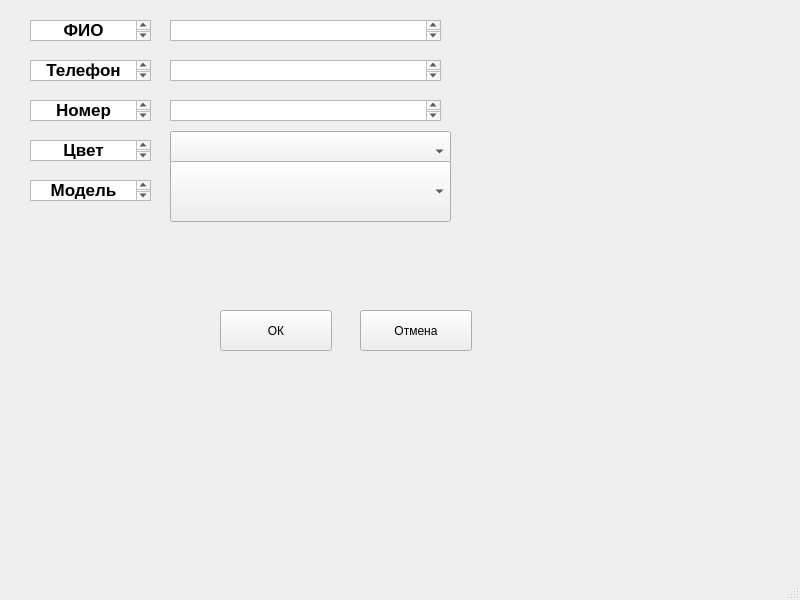
<?xml version="1.0" encoding="UTF-8"?>
<ui version="4.0">
 <class>TapTaxi</class>
 <widget class="QMainWindow" name="TapTaxi">
  <property name="geometry">
   <rect>
    <x>0</x>
    <y>0</y>
    <width>800</width>
    <height>600</height>
   </rect>
  </property>
  <property name="windowTitle">
   <string>TapTaxi</string>
  </property>
  <widget class="QWidget" name="centralwidget">
   <widget class="QPushButton" name="pushButton">
    <property name="geometry">
     <rect>
      <x>360</x>
      <y>310</y>
      <width>112</width>
      <height>41</height>
     </rect>
    </property>
    <property name="text">
     <string>Отмена</string>
    </property>
   </widget>
   <widget class="QPushButton" name="pushButton_2">
    <property name="geometry">
     <rect>
      <x>220</x>
      <y>310</y>
      <width>112</width>
      <height>41</height>
     </rect>
    </property>
    <property name="text">
     <string>ОК</string>
    </property>
   </widget>
   <widget class="QTextEdit" name="textEdit">
    <property name="geometry">
     <rect>
      <x>30</x>
      <y>20</y>
      <width>121</width>
      <height>21</height>
     </rect>
    </property>
    <property name="html">
     <string>&lt;!DOCTYPE HTML PUBLIC &quot;-//W3C//DTD HTML 4.0//EN&quot; &quot;http://www.w3.org/TR/REC-html40/strict.dtd&quot;&gt;
&lt;html&gt;&lt;head&gt;&lt;meta name=&quot;qrichtext&quot; content=&quot;1&quot; /&gt;&lt;style type=&quot;text/css&quot;&gt;
p, li { white-space: pre-wrap; }
&lt;/style&gt;&lt;/head&gt;&lt;body style=&quot; font-family:'.AppleSystemUIFont'; font-size:13pt; font-weight:400; font-style:normal;&quot;&gt;
&lt;p align=&quot;center&quot; style=&quot; margin-top:0px; margin-bottom:0px; margin-left:0px; margin-right:0px; -qt-block-indent:0; text-indent:0px;&quot;&gt;&lt;span style=&quot; font-weight:600;&quot;&gt;ФИО&lt;/span&gt;&lt;/p&gt;&lt;/body&gt;&lt;/html&gt;</string>
    </property>
   </widget>
   <widget class="QTextEdit" name="textEdit_2">
    <property name="geometry">
     <rect>
      <x>30</x>
      <y>100</y>
      <width>121</width>
      <height>21</height>
     </rect>
    </property>
    <property name="html">
     <string>&lt;!DOCTYPE HTML PUBLIC &quot;-//W3C//DTD HTML 4.0//EN&quot; &quot;http://www.w3.org/TR/REC-html40/strict.dtd&quot;&gt;
&lt;html&gt;&lt;head&gt;&lt;meta name=&quot;qrichtext&quot; content=&quot;1&quot; /&gt;&lt;style type=&quot;text/css&quot;&gt;
p, li { white-space: pre-wrap; }
&lt;/style&gt;&lt;/head&gt;&lt;body style=&quot; font-family:'.AppleSystemUIFont'; font-size:13pt; font-weight:400; font-style:normal;&quot;&gt;
&lt;p align=&quot;center&quot; style=&quot; margin-top:0px; margin-bottom:0px; margin-left:0px; margin-right:0px; -qt-block-indent:0; text-indent:0px;&quot;&gt;&lt;span style=&quot; font-weight:600;&quot;&gt;Номер Машины&lt;/span&gt;&lt;/p&gt;&lt;/body&gt;&lt;/html&gt;</string>
    </property>
   </widget>
   <widget class="QTextEdit" name="textEdit_3">
    <property name="geometry">
     <rect>
      <x>30</x>
      <y>60</y>
      <width>121</width>
      <height>21</height>
     </rect>
    </property>
    <property name="html">
     <string>&lt;!DOCTYPE HTML PUBLIC &quot;-//W3C//DTD HTML 4.0//EN&quot; &quot;http://www.w3.org/TR/REC-html40/strict.dtd&quot;&gt;
&lt;html&gt;&lt;head&gt;&lt;meta name=&quot;qrichtext&quot; content=&quot;1&quot; /&gt;&lt;style type=&quot;text/css&quot;&gt;
p, li { white-space: pre-wrap; }
&lt;/style&gt;&lt;/head&gt;&lt;body style=&quot; font-family:'.AppleSystemUIFont'; font-size:13pt; font-weight:400; font-style:normal;&quot;&gt;
&lt;p align=&quot;center&quot; style=&quot; margin-top:0px; margin-bottom:0px; margin-left:0px; margin-right:0px; -qt-block-indent:0; text-indent:0px;&quot;&gt;&lt;span style=&quot; font-weight:600;&quot;&gt;Телефон&lt;/span&gt;&lt;/p&gt;&lt;/body&gt;&lt;/html&gt;</string>
    </property>
   </widget>
   <widget class="QTextEdit" name="textEdit_4">
    <property name="geometry">
     <rect>
      <x>30</x>
      <y>140</y>
      <width>121</width>
      <height>21</height>
     </rect>
    </property>
    <property name="html">
     <string>&lt;!DOCTYPE HTML PUBLIC &quot;-//W3C//DTD HTML 4.0//EN&quot; &quot;http://www.w3.org/TR/REC-html40/strict.dtd&quot;&gt;
&lt;html&gt;&lt;head&gt;&lt;meta name=&quot;qrichtext&quot; content=&quot;1&quot; /&gt;&lt;style type=&quot;text/css&quot;&gt;
p, li { white-space: pre-wrap; }
&lt;/style&gt;&lt;/head&gt;&lt;body style=&quot; font-family:'.AppleSystemUIFont'; font-size:13pt; font-weight:400; font-style:normal;&quot;&gt;
&lt;p align=&quot;center&quot; style=&quot; margin-top:0px; margin-bottom:0px; margin-left:0px; margin-right:0px; -qt-block-indent:0; text-indent:0px;&quot;&gt;&lt;span style=&quot; font-weight:600;&quot;&gt;Цвет Машины&lt;/span&gt;&lt;/p&gt;&lt;/body&gt;&lt;/html&gt;</string>
    </property>
   </widget>
   <widget class="QTextEdit" name="textEdit_5">
    <property name="geometry">
     <rect>
      <x>30</x>
      <y>180</y>
      <width>121</width>
      <height>21</height>
     </rect>
    </property>
    <property name="html">
     <string>&lt;!DOCTYPE HTML PUBLIC &quot;-//W3C//DTD HTML 4.0//EN&quot; &quot;http://www.w3.org/TR/REC-html40/strict.dtd&quot;&gt;
&lt;html&gt;&lt;head&gt;&lt;meta name=&quot;qrichtext&quot; content=&quot;1&quot; /&gt;&lt;style type=&quot;text/css&quot;&gt;
p, li { white-space: pre-wrap; }
&lt;/style&gt;&lt;/head&gt;&lt;body style=&quot; font-family:'.AppleSystemUIFont'; font-size:13pt; font-weight:400; font-style:normal;&quot;&gt;
&lt;p align=&quot;center&quot; style=&quot; margin-top:0px; margin-bottom:0px; margin-left:0px; margin-right:0px; -qt-block-indent:0; text-indent:0px;&quot;&gt;&lt;span style=&quot; font-weight:600;&quot;&gt;Модель машины&lt;/span&gt;&lt;/p&gt;&lt;/body&gt;&lt;/html&gt;</string>
    </property>
   </widget>
   <widget class="QTextEdit" name="textEdit_6">
    <property name="geometry">
     <rect>
      <x>170</x>
      <y>20</y>
      <width>271</width>
      <height>21</height>
     </rect>
    </property>
   </widget>
   <widget class="QTextEdit" name="textEdit_7">
    <property name="geometry">
     <rect>
      <x>170</x>
      <y>60</y>
      <width>271</width>
      <height>21</height>
     </rect>
    </property>
   </widget>
   <widget class="QTextEdit" name="textEdit_8">
    <property name="geometry">
     <rect>
      <x>170</x>
      <y>100</y>
      <width>271</width>
      <height>21</height>
     </rect>
    </property>
   </widget>
   <widget class="QComboBox" name="comboBox">
    <property name="geometry">
     <rect>
      <x>170</x>
      <y>131</y>
      <width>281</width>
      <height>41</height>
     </rect>
    </property>
   </widget>
   <widget class="QComboBox" name="comboBox_2">
    <property name="geometry">
     <rect>
      <x>170</x>
      <y>161</y>
      <width>281</width>
      <height>61</height>
     </rect>
    </property>
   </widget>
  </widget>
  <widget class="QStatusBar" name="statusbar"/>
 </widget>
 <resources/>
 <connections/>
</ui>
